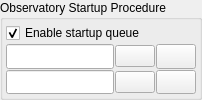
      <widget class="QGroupBox" name="startupGroupBox">
       <property name="title">
        <string>Observatory Startup Procedure</string>
       </property>
       <layout class="QVBoxLayout" name="verticalLayout_4">
        <property name="spacing">
         <number>1</number>
        </property>
        <property name="leftMargin">
         <number>3</number>
        </property>
        <property name="topMargin">
         <number>3</number>
        </property>
        <property name="rightMargin">
         <number>3</number>
        </property>
        <property name="bottomMargin">
         <number>3</number>
        </property>
        <item>
         <widget class="QCheckBox" name="schedulerStartupEnabled">
          <property name="toolTip">
           <string>Enable or disable execution of the startup queue. When disabled, no startup procedure will run.</string>
          </property>
          <property name="text">
           <string>Enable startup queue</string>
          </property>
          <property name="checked">
           <bool>true</bool>
          </property>
         </widget>
        </item>
        <item>
         <layout class="QHBoxLayout" name="horizontalLayout_16">
          <property name="spacing">
           <number>1</number>
          </property>
          <item>
           <widget class="QLineEdit" name="schedulerPreStartupScript">
            <property name="sizePolicy">
             <sizepolicy hsizetype="Expanding" vsizetype="Preferred">
              <horstretch>0</horstretch>
              <verstretch>0</verstretch>
             </sizepolicy>
            </property>
            <property name="toolTip">
             <string>Selected pre-startup queue to run before starting Ekos profile</string>
            </property>
            <property name="readOnly">
             <bool>true</bool>
            </property>
            <property name="clearButtonEnabled">
             <bool>false</bool>
            </property>
           </widget>
          </item>
          <item>
           <widget class="QPushButton" name="preStartupQueueClearB">
            <property name="text">
             <string />
            </property>
            <property name="icon">
             <iconset theme="QIcon::ThemeIcon::EditClear" />
            </property>
           </widget>
          </item>
          <item>
           <widget class="QPushButton" name="selectPreStartupQueueB">
            <property name="sizePolicy">
             <sizepolicy hsizetype="Preferred" vsizetype="Preferred">
              <horstretch>0</horstretch>
              <verstretch>0</verstretch>
             </sizepolicy>
            </property>
            <property name="toolTip">
             <string>Browse for pre-startup queue/collection file</string>
            </property>
            <property name="text">
             <string />
            </property>
            <property name="icon">
             <iconset theme="folder" />
            </property>
           </widget>
          </item>
         </layout>
        </item>
        <item>
         <layout class="QHBoxLayout" name="horizontalLayout_PostStartup">
          <property name="spacing">
           <number>1</number>
          </property>
          <item>
           <widget class="QLineEdit" name="schedulerPostStartupScript">
            <property name="sizePolicy">
             <sizepolicy hsizetype="Expanding" vsizetype="Preferred">
              <horstretch>0</horstretch>
              <verstretch>0</verstretch>
             </sizepolicy>
            </property>
            <property name="toolTip">
             <string>Selected post-startup queue to run after starting Ekos profile</string>
            </property>
            <property name="readOnly">
             <bool>true</bool>
            </property>
            <property name="clearButtonEnabled">
             <bool>false</bool>
            </property>
           </widget>
          </item>
          <item>
           <widget class="QPushButton" name="postStartupQueueClearB">
            <property name="toolTip">
             <string>Reset or Restore to Default if empty</string>
            </property>
            <property name="text">
             <string />
            </property>
            <property name="icon">
             <iconset theme="QIcon::ThemeIcon::EditClear" />
            </property>
           </widget>
          </item>
          <item>
           <widget class="QPushButton" name="selectPostStartupQueueB">
            <property name="sizePolicy">
             <sizepolicy hsizetype="Preferred" vsizetype="Preferred">
              <horstretch>0</horstretch>
              <verstretch>0</verstretch>
             </sizepolicy>
            </property>
            <property name="toolTip">
             <string>Browse for post-startup queue/collection file</string>
            </property>
            <property name="text">
             <string />
            </property>
            <property name="icon">
             <iconset theme="folder" />
            </property>
           </widget>
          </item>
         </layout>
        </item>
       </layout>
      </widget>
